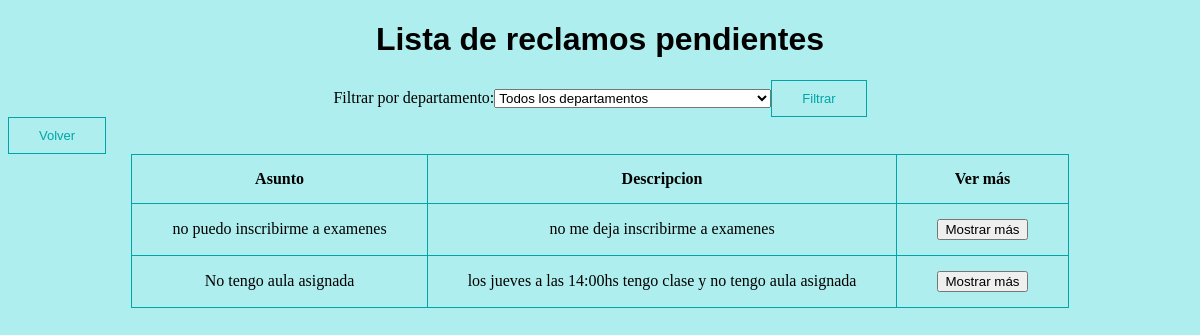
/lista_reclamos?departamento_id=1 (signed in), run on the app's committed database.
### modules/class_reclamo.py (models this page shows, shortened)
class Reclamo(db.Model):
    id = db.Column(db.Integer,primary_key=True)
    usuario_creador = db.Column(db.String(100))
    asunto = db.Column(db.String(1000))
    descripcion = db.Column(db.String(1000))
    departamento_id = db.Column(db.Integer, db.ForeignKey('departamento.id'), nullable=True)
    estado =  db.Column(db.String(100))
    adherente = db.Column(db.String(100))
    fecha = db.Column(db.DateTime, default=datetime.utcnow)

### server.py (the view, shortened to what this page needs)
@app.route("/lista_reclamos", methods=['GET','POST'])
@login_required
def lista_reclamos():
    detalles = {}
    departamentos = Departamento.query.all()
    departamento_id = request.args.get('departamento_id',default=None)
    reclamos_pendientes = Reclamo.query.filter_by(estado='Pendiente')
    if departamento_id:
        reclamos_pendientes = reclamos_pendientes.filter(Reclamo.departamento_id == departamento_id)
    reclamos = reclamos_pendientes.all()
    return render_template('lista_reclamos.html', reclamos=reclamos, detalles=detalles,user=current_user.email,departamentos=departamentos)

### server.py (called while the page is built)
@login_manager.user_loader
def user_loader(user_id):
    user = Usuario.query.get(user_id)
    if user:
        if user.id in admin_list:
            return Jefe_departamento.query.get(user_id)  #en base al id clasifica al usuario actual en jefe o usuario final
        else:
            return Usuario_final.query.get(user_id)

### templates/lista_reclamos.html (shortened to what this page needs)
<!DOCTYPE html>
<html lang="en">
<html>
    <head style="background-color:paleturquoise">
    </head>
    <body style="background-color:paleturquoise">
        <h1 class="centrar_element">Lista de reclamos pendientes</h1>
        <form action="{{ url_for('lista_reclamos') }}" method="GET">
            <div class="centrar_element">
            <label for="departamento">Filtrar por departamento: </label>
            <select name="departamento_id" id="departamento">
              <option value="">Todos los departamentos</option>
            </select>
            <button type="submit">Filtrar</button>
            </div>
        </form>
        <button onclick="location.href='/pantalla_principal'">Volver</button>
        <div class="table-container">
          <table>
              <tr>
                <td><b>Asunto</b></td>
                <td><b>Descripcion</b></td>
                <td><b>Ver más</b></td>
              </tr>
              {% for reclamo in reclamos %}
              <tr>
                  <td>{{ reclamo.asunto }} </td>
                  <td>{{ reclamo.descripcion }}</td>
                  <form action="{{ url_for('lista_reclamos') }}" method="post">
                  <td><input type="submit" name="submit-btn" value="Mostrar más"></td>
                  </form>
              </tr>
              {% endfor %}
          </table>
        </div>
    </body>

### templates/lista_reclamos.html (style rules this page uses)
table,tr,td { align-content:center; padding-top: 15px; padding-bottom: 15px; padding-right:40px; padding-left: 40px; border: 1px solid #01a4a7; border-collapse: collapse; text-align: center; }
table { max-width: 100%; }
button { border:1px solid #01a4a7; border-style: double; color:#01a4a7; align-content: center; background-color: paleturquoise; padding: 10px 30px; cursor: pointer; font-size:small; }
h1 { color:black; font-family:Arial, Helvetica, sans-serif; }
.centrar_element { align-items: center; justify-content: center; display: flex; }
.table-container { display: flex; justify-content: center; }

### data on the page
Reclamo: asunto "no puedo inscribirme a examenes", descripcion "no me deja inscribirme a examenes"
Reclamo: asunto "No tengo aula asignada", descripcion "los jueves a las 14:00hs tengo clase y no tengo aula asignada"
